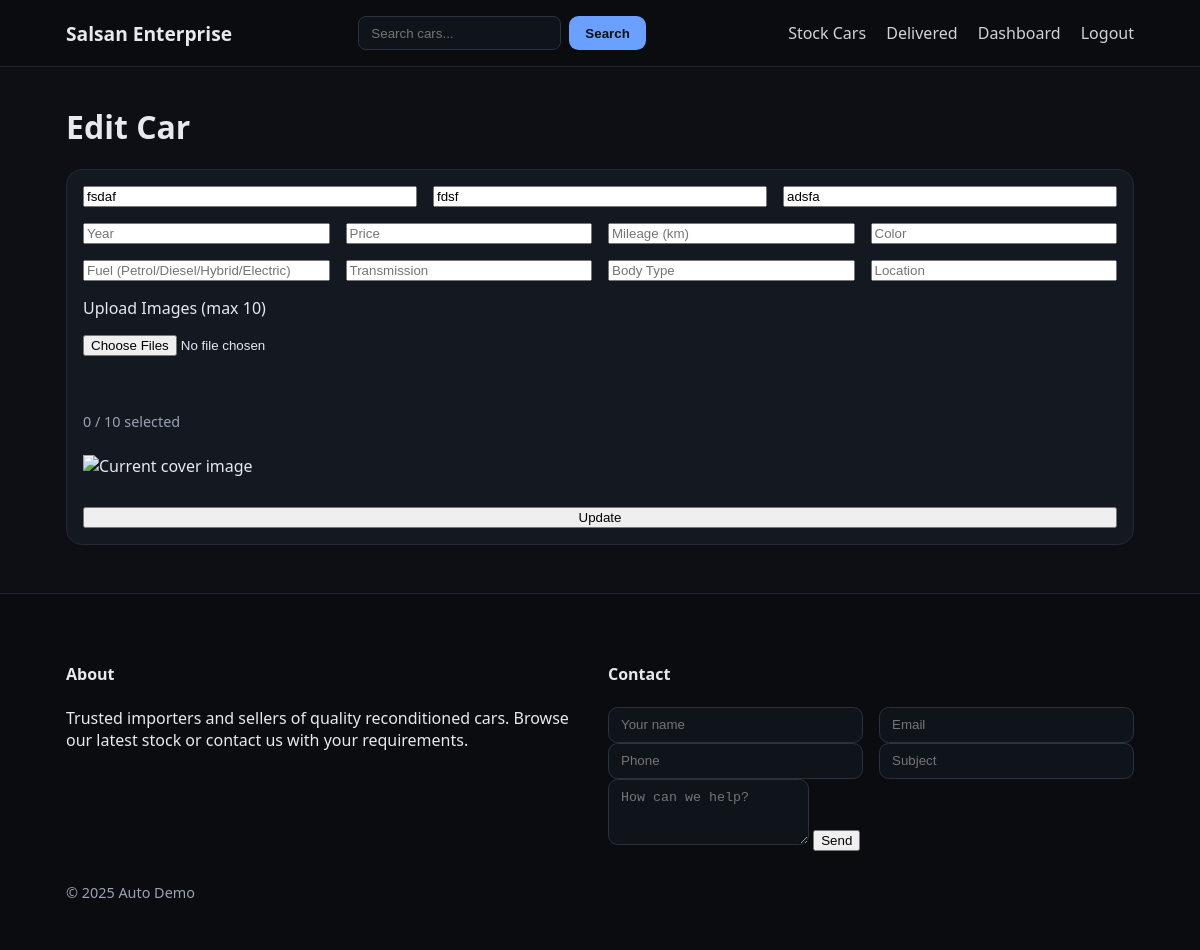
Screenshot of /admin/cars/1/edit (signed in) with the database file from the repository.
### models.py (models this page shows, shortened)
class Car(db.Model):
    __tablename__ = "cars"
    id = db.Column(db.Integer, primary_key=True)
    title = db.Column(db.String(200), nullable=False)
    make = db.Column(db.String(80), index=True)
    model = db.Column(db.String(80), index=True)
    year = db.Column(db.Integer, index=True)
    price = db.Column(db.Integer, index=True)  # store in local currency integer
    mileage_km = db.Column(db.Integer, index=True)
    fuel_type = db.Column(db.String(50), index=True)  # Petrol, Diesel, Hybrid, Electric
    transmission = db.Column(db.String(50), index=True)  # Automatic, Manual
    body_type = db.Column(db.String(50), index=True)  # Sedan, SUV, etc.
    color = db.Column(db.String(50))
    location = db.Column(db.String(120))
    description = db.Column(db.Text)
    image_url = db.Column(db.String(500))
    is_delivered = db.Column(db.Boolean, default=False, index=True)
    created_at = db.Column(db.DateTime, default=datetime.utcnow, index=True)
    images = db.relationship(
        "CarImage",
        backref="car",
        cascade="all, delete-orphan",
        order_by="CarImage.sort_order",
        lazy="selectin",
    )

### app.py (the view, shortened to what this page needs)
    @app.route("/admin/cars/<int:car_id>/edit", methods=["GET", "POST"])
    @login_required
    def admin_cars_edit(car_id):
        car = Car.query.get_or_404(car_id)
        return render_template("admin/cars_form.html", car=car)

### templates/admin/cars_form.html (shortened to what this page needs)
{% extends "base.html" %}
{% block content %}
<h1>{{ 'Edit' if car else 'Add' }} Car</h1>
<form method="post" enctype="multipart/form-data" class="car-form">
  <div class="grid-3">
    <input name="title" placeholder="Title" value="{{ car.title if car else '' }}" required>
    <input name="make" placeholder="Make" value="{{ car.make if car else '' }}">
    <input name="model" placeholder="Model" value="{{ car.model if car else '' }}">
  </div>
  <div class="grid-4">
    <input type="number" name="year" placeholder="Year" value="{{ car.year if car else '' }}">
    <input type="number" name="price" placeholder="Price" value="{{ car.price if car else '' }}">
    <input type="number" name="mileage_km" placeholder="Mileage (km)" value="{{ car.mileage_km if car else '' }}">
    <input name="color" placeholder="Color" value="{{ car.color if car else '' }}">
  </div>
  <div class="grid-4">
    <input name="fuel_type" placeholder="Fuel (Petrol/Diesel/Hybrid/Electric)"
      value="{{ car.fuel_type if car else '' }}">
    <input name="transmission" placeholder="Transmission" value="{{ car.transmission if car else '' }}">
    <input name="body_type" placeholder="Body Type" value="{{ car.body_type if car else '' }}">
    <input name="location" placeholder="Location" value="{{ car.location if car else '' }}">
  </div>
<label>Upload Images (max 10)</label>
<input type="file" name="image_files" id="image_files" accept="image/*" multiple>
<div class="small muted" id="count_hint" style="margin-top:6px;">0 / 10 selected</div>
{% if car %}
  <div class="preview" style="margin:8px 0 14px;">
    <img
      id="cover_preview"
      src="{{ car.image_url or url_for('static', filename='img/placeholder.svg') }}"
      alt="Current cover image"
      style="max-height:120px"
    >
  </div>
{% endif %}
  <button>{{ 'Update' if car else 'Create' }}</button>
</form>
{% endblock %}

### static/css/style.css (style rules this page uses)
:root { --bg:#0d0f14; --card:#141821; --muted:#9aa3b2; --text:#e6e9ef; --brand:#6aa0ff; --accent:#2ecc71; --danger:#ff6b6b; --warning:#f0ad4e; }
* { box-sizing:border-box; }
html,body { height:100%; }
body { margin:0; font-family:system-ui,-apple-system,Segoe UI,Roboto,Ubuntu; background:var(--bg); color:var(--text); }
img { max-width:100%; height:auto; display:block; }
.grid-3 { display:grid; grid-template-columns:repeat(3,1fr); gap:1rem; }
.grid-4 { display:grid; grid-template-columns:repeat(4,1fr); gap:1rem; }
.muted { color:var(--muted); }
.small { font-size:.9rem; }
.auth-form,.car-form { background:var(--card); border:1px solid #232a36; border-radius:1rem; padding:1rem; display:grid; gap:1rem; }

### rows the page displays
Car: title "fsdaf", make "fdsf", model "adsfa"

### other values shown
{{ 'Edit' if car else 'Add' }} "Edit"
{{ 'Update' if car else 'Create' }} "Update"
{{ 2025 }} "2025"
